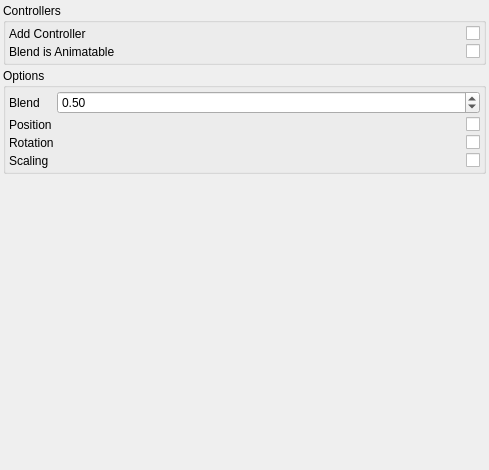
<?xml version="1.0" encoding="UTF-8"?>
<ui version="4.0">
 <class>OrientIsolateUIForm</class>
 <widget class="QWidget" name="OrientIsolateUIForm">
  <property name="geometry">
   <rect>
    <x>0</x>
    <y>0</y>
    <width>489</width>
    <height>470</height>
   </rect>
  </property>
  <property name="windowTitle">
   <string>Form</string>
  </property>
  <layout class="QVBoxLayout" name="verticalLayout">
   <property name="spacing">
    <number>3</number>
   </property>
   <property name="leftMargin">
    <number>3</number>
   </property>
   <property name="topMargin">
    <number>3</number>
   </property>
   <property name="rightMargin">
    <number>3</number>
   </property>
   <property name="bottomMargin">
    <number>3</number>
   </property>
   <item>
    <widget class="QGroupBox" name="groupBox_2">
     <property name="title">
      <string>Controllers</string>
     </property>
     <layout class="QGridLayout" name="gridLayout_3">
      <property name="leftMargin">
       <number>3</number>
      </property>
      <property name="topMargin">
       <number>3</number>
      </property>
      <property name="rightMargin">
       <number>3</number>
      </property>
      <property name="bottomMargin">
       <number>3</number>
      </property>
      <property name="spacing">
       <number>3</number>
      </property>
      <item row="0" column="0">
       <widget class="QLabel" name="label_7">
        <property name="text">
         <string>Add Controller</string>
        </property>
       </widget>
      </item>
      <item row="0" column="1">
       <widget class="QCheckBox" name="uiAddControllers">
        <property name="layoutDirection">
         <enum>Qt::RightToLeft</enum>
        </property>
        <property name="text">
         <string/>
        </property>
       </widget>
      </item>
      <item row="1" column="0">
       <widget class="QLabel" name="label_8">
        <property name="text">
         <string>Blend is Animatable</string>
        </property>
       </widget>
      </item>
      <item row="1" column="1">
       <widget class="QCheckBox" name="uiBlendAnimatable">
        <property name="layoutDirection">
         <enum>Qt::RightToLeft</enum>
        </property>
        <property name="text">
         <string/>
        </property>
       </widget>
      </item>
     </layout>
    </widget>
   </item>
   <item>
    <widget class="QGroupBox" name="groupBox">
     <property name="title">
      <string>Options</string>
     </property>
     <layout class="QGridLayout" name="gridLayout">
      <property name="leftMargin">
       <number>3</number>
      </property>
      <property name="topMargin">
       <number>3</number>
      </property>
      <property name="rightMargin">
       <number>3</number>
      </property>
      <property name="bottomMargin">
       <number>3</number>
      </property>
      <property name="spacing">
       <number>3</number>
      </property>
      <item row="1" column="1">
       <widget class="QCheckBox" name="uiPosition">
        <property name="layoutDirection">
         <enum>Qt::RightToLeft</enum>
        </property>
        <property name="text">
         <string/>
        </property>
       </widget>
      </item>
      <item row="1" column="0">
       <widget class="QLabel" name="label_3">
        <property name="sizePolicy">
         <sizepolicy hsizetype="Fixed" vsizetype="Preferred">
          <horstretch>0</horstretch>
          <verstretch>0</verstretch>
         </sizepolicy>
        </property>
        <property name="text">
         <string>Position</string>
        </property>
       </widget>
      </item>
      <item row="0" column="1">
       <widget class="QDoubleSpinBox" name="uiBlend">
        <property name="maximum">
         <double>1.000000000000000</double>
        </property>
        <property name="singleStep">
         <double>0.100000000000000</double>
        </property>
        <property name="value">
         <double>0.500000000000000</double>
        </property>
       </widget>
      </item>
      <item row="0" column="0">
       <widget class="QLabel" name="label_2">
        <property name="sizePolicy">
         <sizepolicy hsizetype="Fixed" vsizetype="Preferred">
          <horstretch>0</horstretch>
          <verstretch>0</verstretch>
         </sizepolicy>
        </property>
        <property name="text">
         <string>Blend</string>
        </property>
       </widget>
      </item>
      <item row="2" column="0">
       <widget class="QLabel" name="label_4">
        <property name="sizePolicy">
         <sizepolicy hsizetype="Fixed" vsizetype="Preferred">
          <horstretch>0</horstretch>
          <verstretch>0</verstretch>
         </sizepolicy>
        </property>
        <property name="text">
         <string>Rotation</string>
        </property>
       </widget>
      </item>
      <item row="2" column="1">
       <widget class="QCheckBox" name="uiRotation">
        <property name="layoutDirection">
         <enum>Qt::RightToLeft</enum>
        </property>
        <property name="text">
         <string/>
        </property>
       </widget>
      </item>
      <item row="3" column="0">
       <widget class="QLabel" name="label_5">
        <property name="sizePolicy">
         <sizepolicy hsizetype="Fixed" vsizetype="Preferred">
          <horstretch>0</horstretch>
          <verstretch>0</verstretch>
         </sizepolicy>
        </property>
        <property name="text">
         <string>Scaling</string>
        </property>
       </widget>
      </item>
      <item row="3" column="1">
       <widget class="QCheckBox" name="uiScaling">
        <property name="layoutDirection">
         <enum>Qt::RightToLeft</enum>
        </property>
        <property name="text">
         <string/>
        </property>
       </widget>
      </item>
     </layout>
    </widget>
   </item>
   <item>
    <spacer name="verticalSpacer">
     <property name="orientation">
      <enum>Qt::Vertical</enum>
     </property>
     <property name="sizeHint" stdset="0">
      <size>
       <width>20</width>
       <height>316</height>
      </size>
     </property>
    </spacer>
   </item>
  </layout>
 </widget>
 <resources/>
 <connections/>
</ui>
